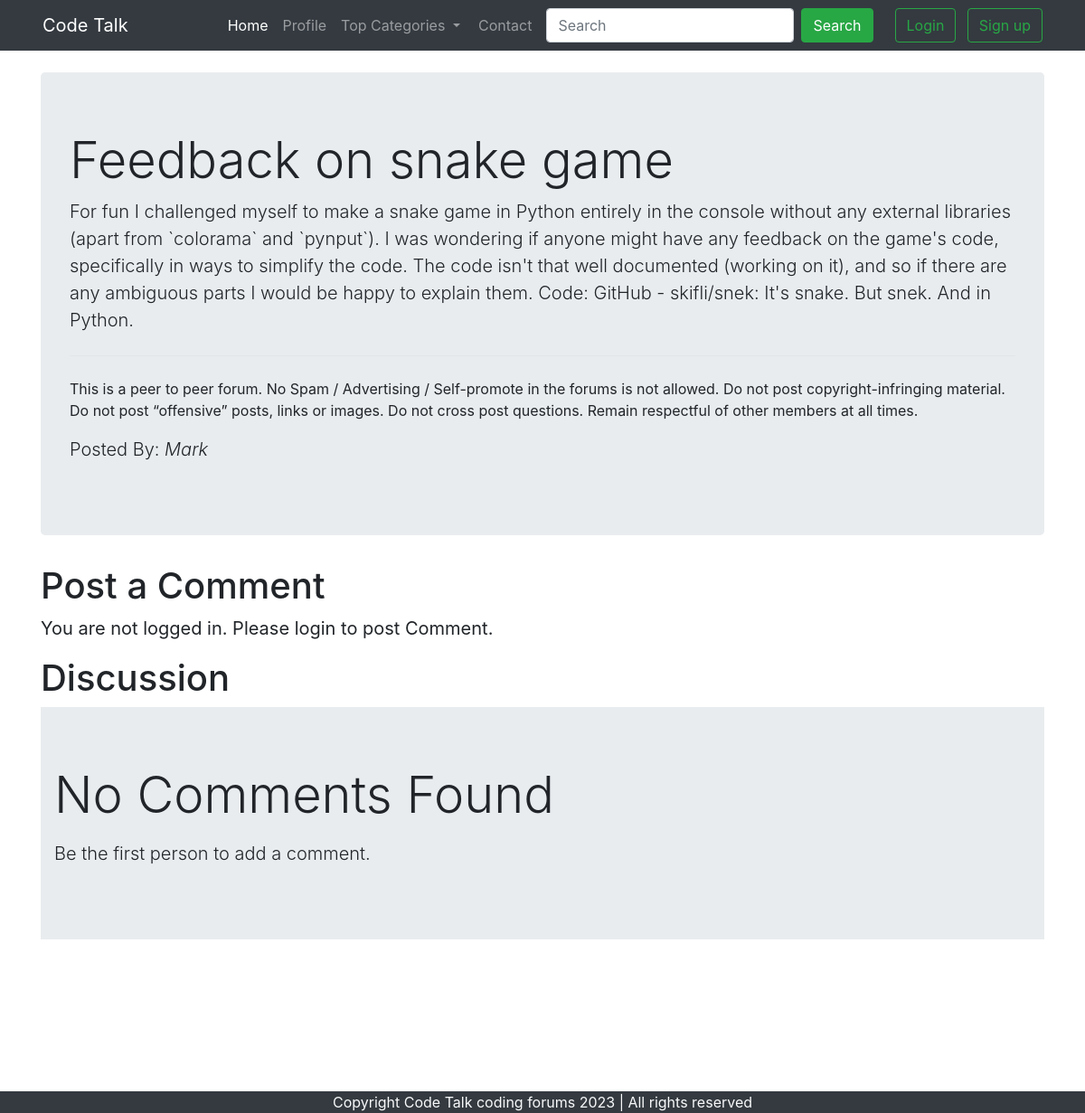
Screenshot of /thread.php?threadid=3 with the database file from the repository.
### tables this page shows
CREATE TABLE `threads` (
  `thread_id` int(11) NOT NULL,
  `thread_title` varchar(255) NOT NULL,
  `thread_description` varchar(500) NOT NULL,
  `thread_cat_id` int(11) NOT NULL,
  `thread_user_id` int(11) NOT NULL,
  `thread_time` datetime NOT NULL DEFAULT current_timestamp()
);

CREATE TABLE `users` (
  `user_id` int(11) NOT NULL,
  `user_email` varchar(30) NOT NULL,
  `user_pass` varchar(255) NOT NULL,
  `timestamp` datetime DEFAULT current_timestamp()
);

### Partials/_headers.php (the view, shortened to what this page needs)
<?php
echo '
<nav class="navbar navbar-expand-lg navbar-dark bg-dark">
<div class="container-fluid">
    <a class="navbar-brand" href="/Code-Talk">Code Talk</a>
    <button class="navbar-toggler" type="button" data-bs-toggle="collapse"
        data-bs-target="#navbarSupportedContent" aria-controls="navbarSupportedContent" aria-expanded="false"
        aria-label="Toggle navigation">
        <span class="navbar-toggler-icon"></span>
    </button>
    <div class="collapse navbar-collapse" id="navbarSupportedContent">
        <ul class="navbar-nav me-auto mb-2 mb-lg-0">
            <li class="nav-item">
                <a class="nav-link active" aria-current="page" href="/Code-Talk">Home</a>
            </li>
            <li class="nav-item">
                <a class="nav-link" href="/Code-Talk/profile.php">Profile</a>
            </li>
            <li class="nav-item dropdown">
                <a class="nav-link dropdown-toggle" href="#" role="button" data-bs-toggle="dropdown"
                    aria-expanded="false">
                   Top Categories
                </a>
                <ul class="dropdown-menu">';
echo '
                </ul>
            </li>
            <li class="nav-item">
                <a class="nav-link " href = "contact.php">Contact</a>
            </li>
        </ul>';
if (isset($_SESSION['loggedin']) && $_SESSION['loggedin'] == true) {
    echo '
        <form class="d-flex" action = "search.php" method = "get" role="search">
            <input class="form-control me-2" type="search" placeholder="Search" aria-label="Search">
            <button class="btn btn-success mx-2" type="submit">Search</button>
            <p class ="text-light my-0 mx-2">Welcome ' . $_SESSION['useremail'] . '</p>
    <a href="Partials/_logout.php" class="btn btn-outline-success ml-2">Logout</a>
        </form>';
} else {
    echo '
        <form class="d-flex" action = "search.php" method = "get" role="search">
        <input class="form-control me-2" type="search" name = "search" placeholder="Search" aria-label="Search">
        <button class="btn btn-success mx-2" type="submit">Search</button></form>
        <div class="mx-2">
    <button class="btn btn-outline-success ml-2" data-bs-toggle="modal" data-bs-target="#loginModal">Login</button>
    <button class="btn btn-outline-success mx-2" data-bs-toggle="modal" data-bs-target="#signupModal">Sign up</button>';
}
echo '</div>
        </div>
    </div>
</div>
</nav>';
?>

### thread.php (shortened to what this page needs)
<!doctype html>
<html lang="en">
<head>
    <link rel="stylesheet" href="https://cdn.jsdelivr.net/npm/bootstrap@5.3.0-alpha3/dist/css/bootstrap.rtl.min.css"
>
    <link rel="stylesheet" href="https://stackpath.bootstrapcdn.com/bootstrap/4.5.0/css/bootstrap.min.css"
>
</head>
<body>
    <?php
    include 'Partials/_headers.php';
    ?>
    <?php
    $id = $_GET['threadid'];
    $sql = "SELECT * FROM `threads` WHERE thread_id=$id ";
    $result = mysqli_query($conn, $sql);
    while ($row = mysqli_fetch_assoc($result)) {
        $title = $row['thread_title'];
        $desc = $row['thread_description'];
        $thread_user_id = $row['thread_user_id'];
        $sql2 = "SELECT user_email FROM `users` WHERE user_id = '$thread_user_id'";
        $result2 = mysqli_query($conn, $sql2);
        $row2 = mysqli_fetch_assoc($result2);
        $posted_by = $row2['user_email'];
    }
    ?>
    <div class="container my-4">
        <div class="jumbotron">
            <h1 class="display-4">
                <?php echo $title; ?>
            </h1>
            <p class="lead">
                <?php echo $desc; ?>
            </p>
            <hr class="my-4">
            <p>This is a peer to peer forum. No Spam / Advertising / Self-promote in the forums is not allowed. Do not
                post copyright-infringing material. Do not post “offensive” posts, links or images. Do not cross post
                questions. Remain respectful of other members at all times.</p>
            <p class="lead">
                Posted By:<em>
                    <?php echo " $posted_by"; ?>
                </em>
            </p>
        </div>
    </div>
    <?php
    if (isset($_SESSION['loggedin']) && $_SESSION['loggedin'] == true) {
        echo '
    <div class="container">
        <h1 class="my-4">Post a Comment</h1>
        <form action="' . $_SERVER["REQUEST_URI"] . ' " method="post">
            <div class="mb-3">
                <label for="exampleForControlTextarea1">Type your Comment</label>
                <textarea class="form-control" id="comment" name="comment" rows="3"></textarea>
                <input type="hidden" name="user_id" value= " ' . $_SESSION['user_id'] . '">
                </div>
                <button type="submit" class="btn btn-success">Post Comment</button>
                </form>
                </div>';
    } else {
        echo '<div class = "container"><h1 class="my-2">Post a Comment</h1>
                <p class = "lead"><b>You are not logged in. Please login to post Comment.</b></p></div>';
    }
    ?>
    <div class="container mb-5" id="ques">
        <h1 class="my-2">Discussion</h1>
        <?php
        $noresult = true;
        if ($noresult) {
            echo '<div class="jumbotron jumbotron-fluid">
        <div class="container">
            <p class="display-4">No Comments Found</p>
            <p class="lead">Be the first person to add a comment.</p>
        </div>
    </div>';
        }
        ?>
    </div>
    <?php include 'Partials/_footer.php'; ?>
</body>
</html>

### thread.php (style rules this page uses)
#ques { min-height: 433px; }

### rows the page displays
threads: thread_title "Feedback on snake game", thread_description "For fun I challenged myself to make a snake game in Python entirely in the console without any external libraries (apart from `colorama` and `pynput`). I was wondering if anyone might have any feedback on the game's code, specifically in ways to simplify the code. The code isn't that well documented (working on it), and so if there are any ambiguous parts I would be happy to explain them. Code: GitHub - skifli/snek: It's snake. But snek. And in Python."
users: user_email "Mark"
